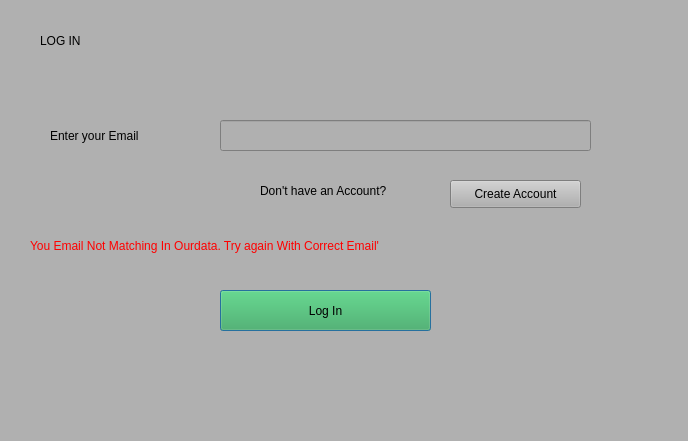
<?xml version="1.0" encoding="UTF-8"?>
<ui version="4.0">
 <class>Login</class>
 <widget class="QDialog" name="Login">
  <property name="geometry">
   <rect>
    <x>0</x>
    <y>0</y>
    <width>688</width>
    <height>441</height>
   </rect>
  </property>
  <property name="minimumSize">
   <size>
    <width>688</width>
    <height>441</height>
   </size>
  </property>
  <property name="maximumSize">
   <size>
    <width>688</width>
    <height>441</height>
   </size>
  </property>
  <property name="windowTitle">
   <string>Dialog</string>
  </property>
  <property name="styleSheet">
   <string notr="true">background-color: rgb(176, 176, 176);</string>
  </property>
  <widget class="QLabel" name="label_3">
   <property name="geometry">
    <rect>
     <x>50</x>
     <y>120</y>
     <width>141</width>
     <height>31</height>
    </rect>
   </property>
   <property name="styleSheet">
    <string notr="true">font: 75 11pt &quot;MS Shell Dlg 2&quot;;</string>
   </property>
   <property name="text">
    <string>Enter your Email</string>
   </property>
  </widget>
  <widget class="QPushButton" name="button">
   <property name="geometry">
    <rect>
     <x>220</x>
     <y>290</y>
     <width>211</width>
     <height>41</height>
    </rect>
   </property>
   <property name="styleSheet">
    <string notr="true">font: 87 italic 12pt &quot;Segoe UI Black&quot;;
background-color: rgb(55, 170, 82);</string>
   </property>
   <property name="text">
    <string>Log In</string>
   </property>
  </widget>
  <widget class="QLabel" name="warning">
   <property name="geometry">
    <rect>
     <x>30</x>
     <y>220</y>
     <width>621</width>
     <height>51</height>
    </rect>
   </property>
   <property name="styleSheet">
    <string notr="true">font: 87 italic 11pt &quot;Segoe UI Black&quot;;
color: rgb(255, 0, 0);
selection-background-color: rgb(255, 255, 255);</string>
   </property>
   <property name="text">
    <string>You Email Not Matching In Ourdata. Try again With Correct Email'</string>
   </property>
  </widget>
  <widget class="QLabel" name="label_5">
   <property name="geometry">
    <rect>
     <x>40</x>
     <y>20</y>
     <width>541</width>
     <height>41</height>
    </rect>
   </property>
   <property name="styleSheet">
    <string notr="true">font: 75 22pt &quot;MS Sans Serif&quot;;
font: 87 italic 16pt &quot;Segoe UI Black&quot;;
font: 87 italic 22pt &quot;Segoe UI Black&quot;;</string>
   </property>
   <property name="text">
    <string>LOG IN</string>
   </property>
  </widget>
  <widget class="QLabel" name="label">
   <property name="geometry">
    <rect>
     <x>260</x>
     <y>180</y>
     <width>181</width>
     <height>21</height>
    </rect>
   </property>
   <property name="styleSheet">
    <string notr="true">color:rgb(0, 0, 0);
font: 10pt &quot;MS Shell Dlg 2&quot;;</string>
   </property>
   <property name="text">
    <string>Don't have an Account?</string>
   </property>
  </widget>
  <widget class="QPushButton" name="createAccButton">
   <property name="geometry">
    <rect>
     <x>450</x>
     <y>180</y>
     <width>131</width>
     <height>28</height>
    </rect>
   </property>
   <property name="styleSheet">
    <string notr="true">color: rgb(0, 0, 0);
font: 75 10pt &quot;MS Shell Dlg 2&quot;;</string>
   </property>
   <property name="text">
    <string>Create Account</string>
   </property>
  </widget>
  <widget class="QLineEdit" name="emailEdit">
   <property name="geometry">
    <rect>
     <x>220</x>
     <y>120</y>
     <width>371</width>
     <height>31</height>
    </rect>
   </property>
   <property name="styleSheet">
    <string notr="true">font: 75 11pt &quot;MS Shell Dlg 2&quot;;</string>
   </property>
  </widget>
 </widget>
 <resources/>
 <connections/>
</ui>
